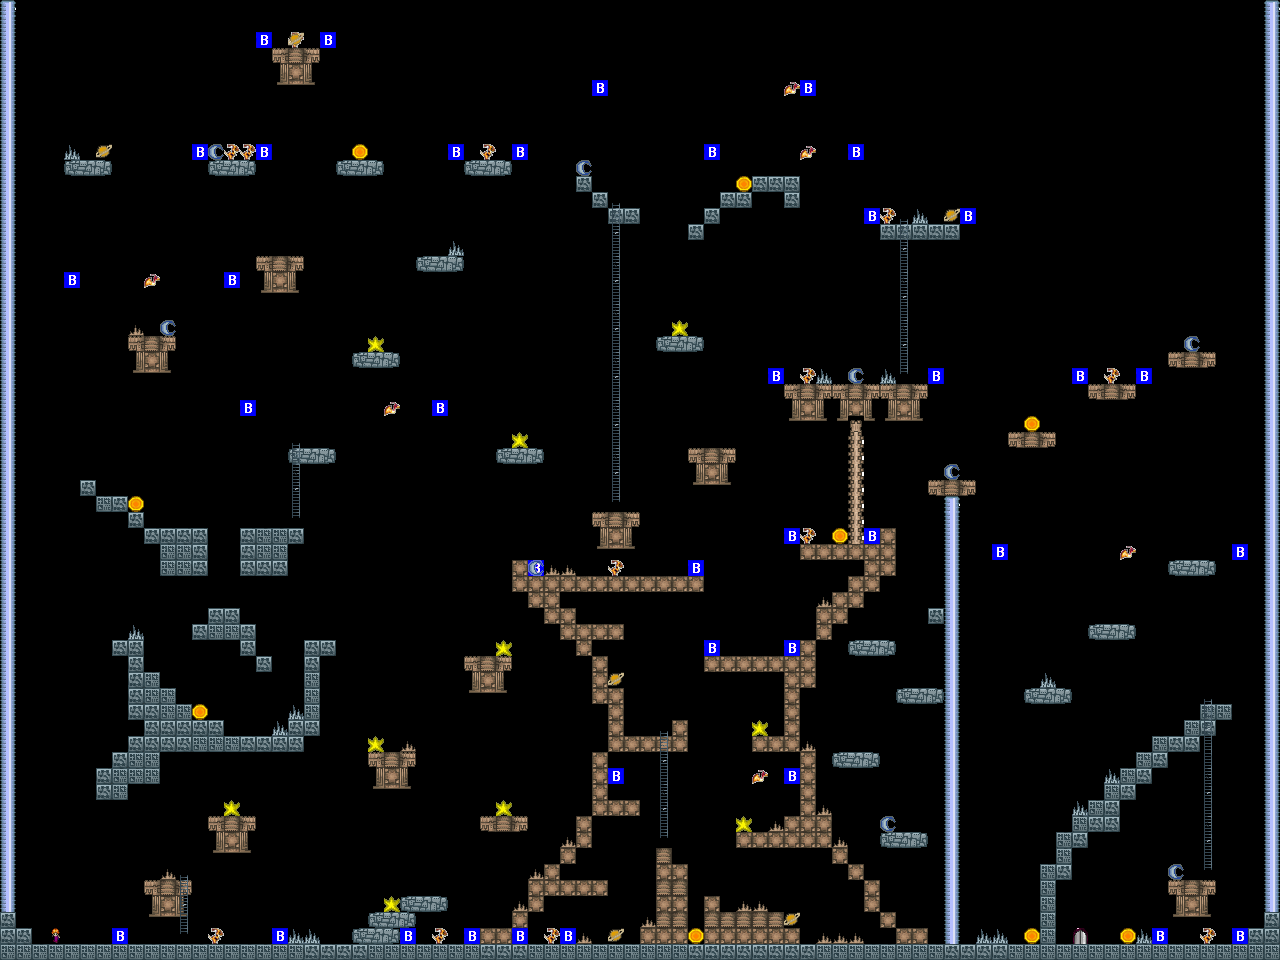

This game map was drawn from its Tiled (.tmx) file and the tilesets committed beside it. A one-line description and the trimmed map source follow:
An orthogonal 80x60 tile map with 16x16 px tiles, 5 tile layers (platforms, enemies, rewards, stalks, ...), 1 hidden layer not drawn.

<map version="1.0" orientation="orthogonal" renderorder="right-down" width="80" height="60" tilewidth="16" tileheight="16">
 <tileset firstgid="1" name="tiles_mga" tilewidth="16" tileheight="16">
  <image source="tiles_mga.png" width="128" height="128" />
 </tileset>
 <layer name="platforms" width="80" height="60">
  <data>[4800 cells, 676 non-empty, 19 distinct tile ids]</data>
 </layer>
 <layer name="enemies" width="80" height="60">
  <data>[4800 cells, 93 non-empty, 5 distinct tile ids]</data>
 </layer>
 <layer name="rewards" width="80" height="60">
  <data>[4800 cells, 34 non-empty, 4 distinct tile ids]</data>
 </layer>
 <layer name="stalks" width="80" height="60">
  <data>[4800 cells, 62 non-empty, 5 distinct tile ids]</data>
 </layer>
 <layer name="goal" width="80" height="60">
  <data>[4800 cells, 1 non-empty, 1 distinct tile ids]</data>
 </layer>
 <layer name="player" width="80" height="60" visible="0">
  <data>[4800 cells, 1 non-empty, 1 distinct tile ids]</data>
 </layer>
</map>